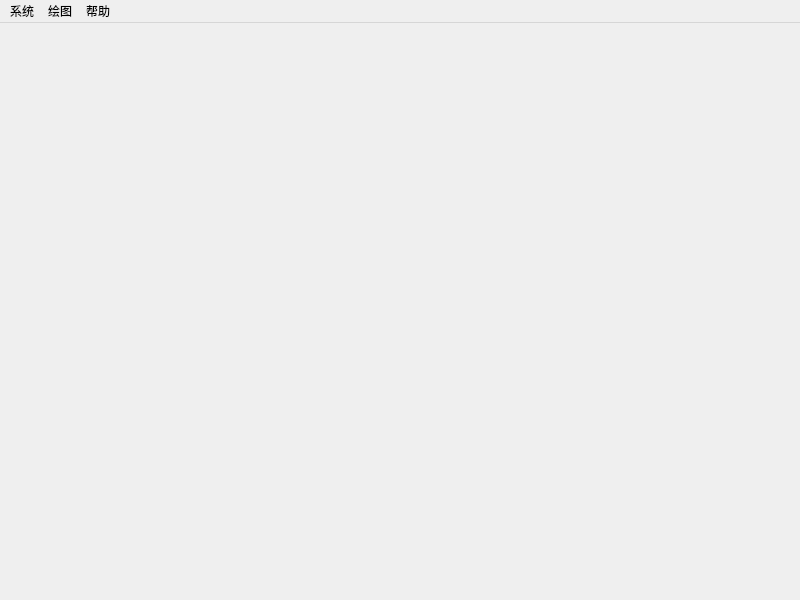
<?xml version="1.0" encoding="UTF-8"?>
<ui version="4.0">
 <class>plotWidget</class>
 <widget class="QMainWindow" name="plotWidget">
  <property name="geometry">
   <rect>
    <x>0</x>
    <y>0</y>
    <width>800</width>
    <height>600</height>
   </rect>
  </property>
  <property name="windowTitle">
   <string>MainWindow</string>
  </property>
  <widget class="QWidget" name="centralwidget">
   <layout class="QVBoxLayout" name="verticalLayout_2">
    <item>
     <layout class="QVBoxLayout" name="verticalLayout">
      <item>
       <widget class="QWidget" name="plot_canvas" native="true"/>
      </item>
     </layout>
    </item>
   </layout>
  </widget>
  <widget class="QMenuBar" name="menuBar">
   <property name="geometry">
    <rect>
     <x>0</x>
     <y>0</y>
     <width>800</width>
     <height>25</height>
    </rect>
   </property>
   <widget class="QMenu" name="menu">
    <property name="title">
     <string>系统</string>
    </property>
    <addaction name="action_exit"/>
   </widget>
   <widget class="QMenu" name="menu_2">
    <property name="title">
     <string>绘图</string>
    </property>
    <addaction name="action_animation_1"/>
    <addaction name="action_animation_2"/>
    <addaction name="separator"/>
    <addaction name="action_normalplot_1"/>
   </widget>
   <widget class="QMenu" name="menu_3">
    <property name="title">
     <string>帮助</string>
    </property>
    <addaction name="action_about"/>
   </widget>
   <addaction name="menu"/>
   <addaction name="menu_2"/>
   <addaction name="menu_3"/>
  </widget>
  <action name="action_about">
   <property name="text">
    <string>关于</string>
   </property>
  </action>
  <action name="action_animation_1">
   <property name="text">
    <string>动态图表(1)</string>
   </property>
  </action>
  <action name="action_animation_2">
   <property name="text">
    <string>动态图表(2)</string>
   </property>
  </action>
  <action name="action_exit">
   <property name="text">
    <string>退出</string>
   </property>
  </action>
  <action name="action_normalplot_1">
   <property name="text">
    <string>普通绘图(1)</string>
   </property>
  </action>
 </widget>
 <resources/>
 <connections/>
</ui>
